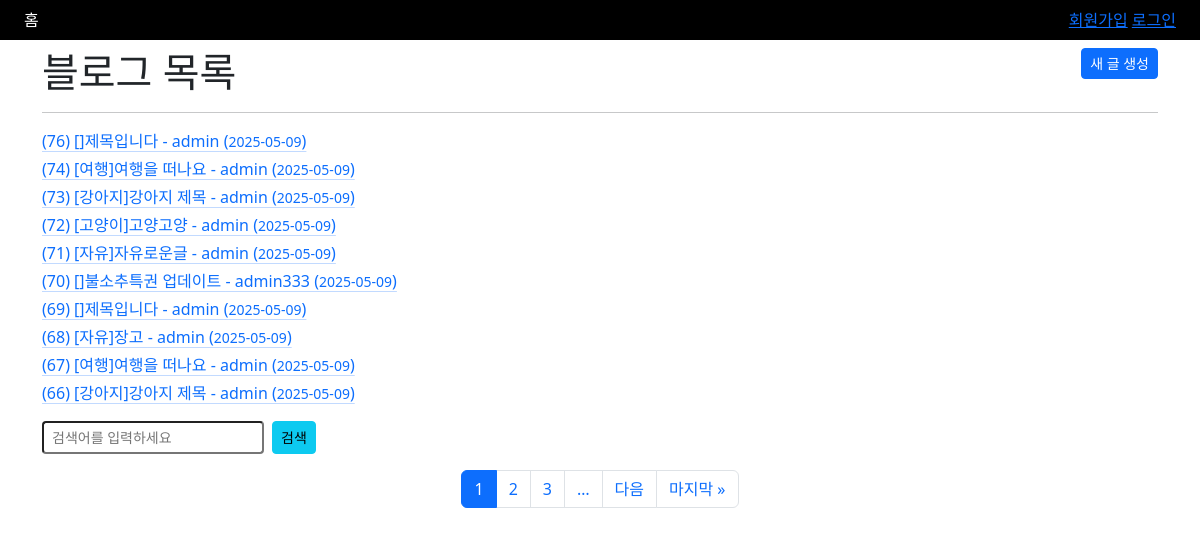
/, run on an earlier commit of the app's database.
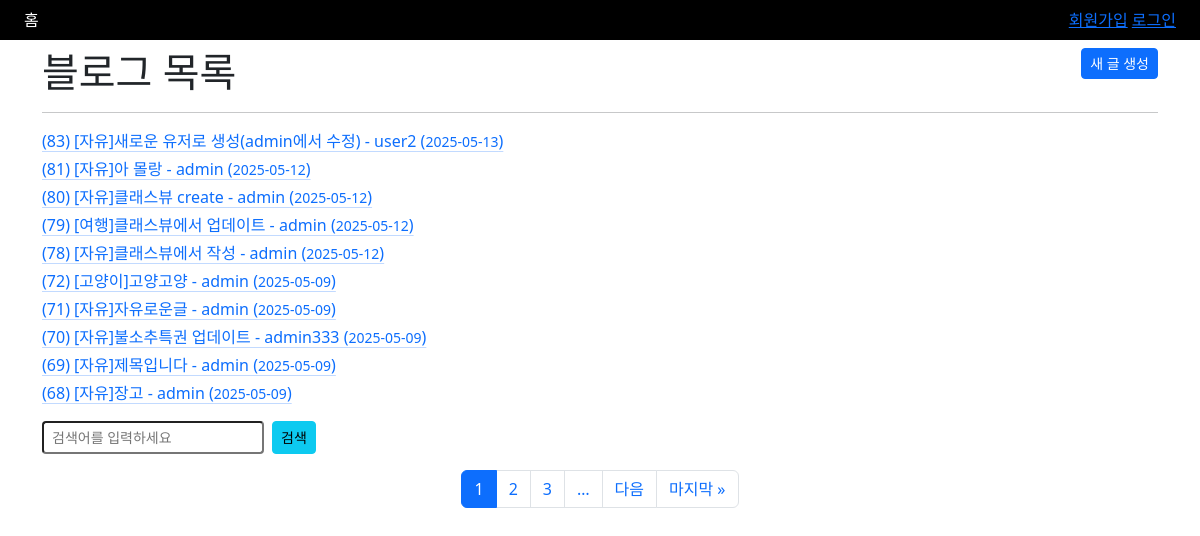
And on a later commit of the database.
### blog/models.py (models this page shows, shortened)
class Blog(TimestampModel):
    CATEGORY_CHOICES = (
        ('free', '자유'),
        ('travel', '여행'),
        ('cat', '고양이'),
        ('dog', '강아지'),
    )
    category = models.CharField('카테고리', max_length=10, choices=CATEGORY_CHOICES, default='free')
    title = models.CharField('제목', max_length=100)
    content = models.TextField('본문')
    author = models.ForeignKey(User, on_delete=models.CASCADE)
    image = models.ImageField('이미지', null=True, blank=True, upload_to='blog/%Y/%m/%d')
    thumbnail = models.ImageField('썸네일', null=True, blank=True, upload_to='blog/%Y/%m/%d/thumbnail')
    def get_thumbnail_image_url(self):
        if self.thumbnail:
            return self.thumbnail.url
        elif self.image:
            return self.image.url
        else:
            return None
    class Meta:
        verbose_name = '블로그'
        verbose_name_plural = '블로그 목록'

### blog/cb_views.py (the view)
# urls.py: path('', cb_views.BlogListView.as_view(), name='list'),
class BlogListView(ListView):
    model = Blog
    queryset = Blog.objects.all().order_by('-created_at')
    template_name = 'blog_list.html'
    paginate_by = 10
    def get_queryset(self):
        queryset = super().get_queryset()
        q = self.request.GET.get('q')
        if q:
            queryset = queryset.filter(
                Q(title__icontains=q) |
                Q(content__icontains=q)
            )
        return queryset

### templates/blog_list.html (shortened to what this page needs)
{% extends 'base.html' %}
{% block content %}
    <div class="mt-2">
        <h1 class="d-inline">블로그 목록</h1>
        <a href="{% url 'blog:create' %}" class="float-end btn btn-sm btn-primary">새 글 생성</a>
    </div>
    <hr>
    {% for blog in object_list %}
        <div class="my-1">
            <a href="{% url 'blog:detail' blog.pk %}" class="link-primary link-offset-2 link-underline-opacity-25 link-underline-opacity-100-hover row">
                <span class="col-10">
                    ({{ blog.id }}) [{{ blog.get_category_display }}]{{ blog.title }} - <span>{{ blog.author.username }}</span> (<small>{{ blog.created_at | date:"Y-m-d"}}</small>)
                </span>
            </a>
        </div>
    {% endfor %}
    <form method="GET" class="my-3 d-flex">
        <input name='q' type="text" placeholder="검색어를 입력하세요" class="form-control-sm"
               value="{% if request.GET.q %}{{ request.GET.q }}{% endif %}">
        <button class="btn btn-sm btn-info ms-2">검색</button>
    </form>
    {% include 'pagination.html' %}
{% endblock %}

What changed in the data, as far as the page shows it:
removed Blog: id "76", title "제목입니다", author.username "admin", created_at "2025-05-09"
removed Blog: id "74", category "여행", title "여행을 떠나요", author.username "admin", created_at "2025-05-09"
removed Blog: id "73", category "강아지", title "강아지 제목", author.username "admin", created_at "2025-05-09"
no longer on this page (row unchanged): Blog: id "67", category "여행", title "여행을 떠나요", author.username "admin", created_at "2025-05-09"
no longer on this page (row unchanged): Blog: id "66", category "강아지", title "강아지 제목", author.username "admin", created_at "2025-05-09"
added Blog: id "83", category "자유", title "새로운 유저로 생성(admin에서 수정)", author.username "user2", created_at "2025-05-13"
added Blog: id "81", category "자유", title "아 몰랑", author.username "admin", created_at "2025-05-12"
added Blog: id "80", category "자유", title "클래스뷰 create", author.username "admin", created_at "2025-05-12"
added Blog: id "79", category "여행", title "클래스뷰에서 업데이트", author.username "admin", created_at "2025-05-12"
added Blog: id "78", category "자유", title "클래스뷰에서 작성", author.username "admin", created_at "2025-05-12"
changed Blog "불소추특권 업데이트": category (not shown) → "자유"
changed Blog "제목입니다": category (not shown) → "자유"
